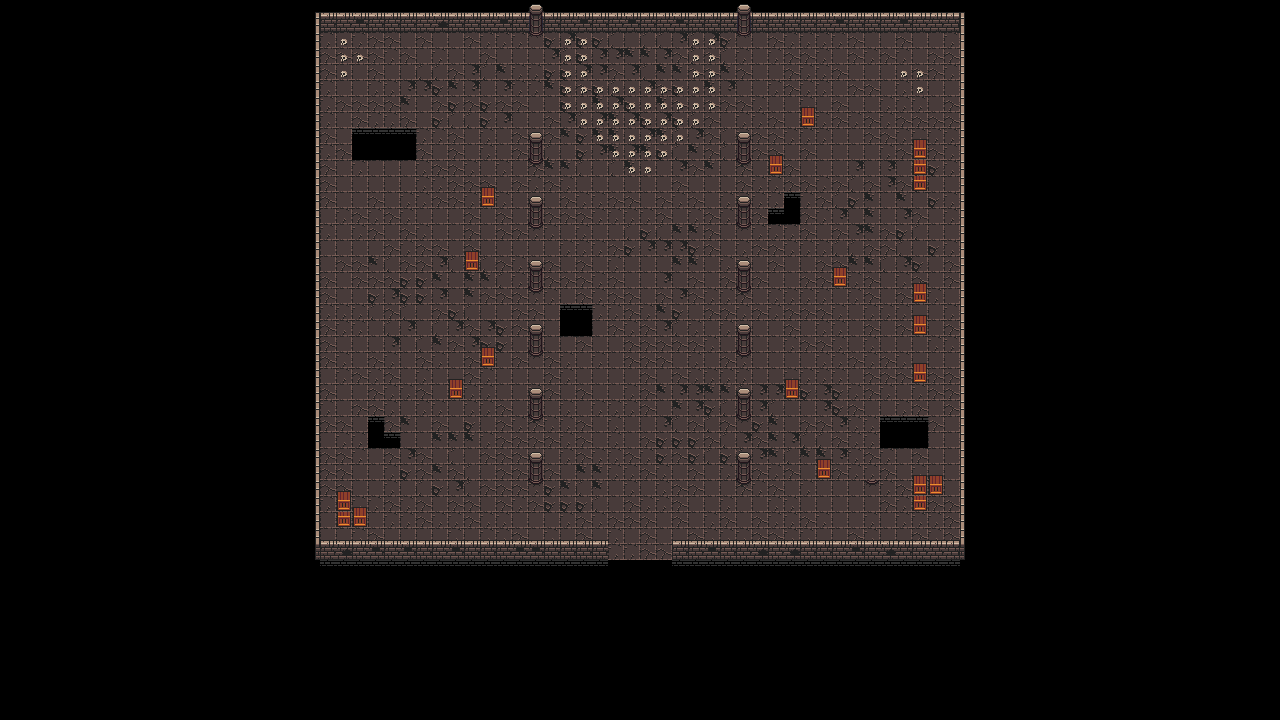

A level layout from a 2D game, rendered from its tile map. Below: a short description, then the map file with tile-grid data replaced by summaries:
An orthogonal 80x45 tile map with 16x16 px tiles, 2 tile layers (floor, wall).

<map version="1.9" tiledversion="1.9.2" orientation="orthogonal" renderorder="right-down" width="80" height="45" tilewidth="16" tileheight="16" infinite="0" nextlayerid="5" nextobjectid="13">
 <tileset firstgid="1" source="0x72_DungeonTilesetII_v1.4.tsx" />
 <layer id="1" name="floor" width="80" height="45">
  <data>[3600 cells, 1455 non-empty, 14 distinct tile ids]</data>
 </layer>
 <layer id="2" name="wall" width="80" height="45">
  <data>[3600 cells, 289 non-empty, 18 distinct tile ids]</data>
 </layer>
</map>
